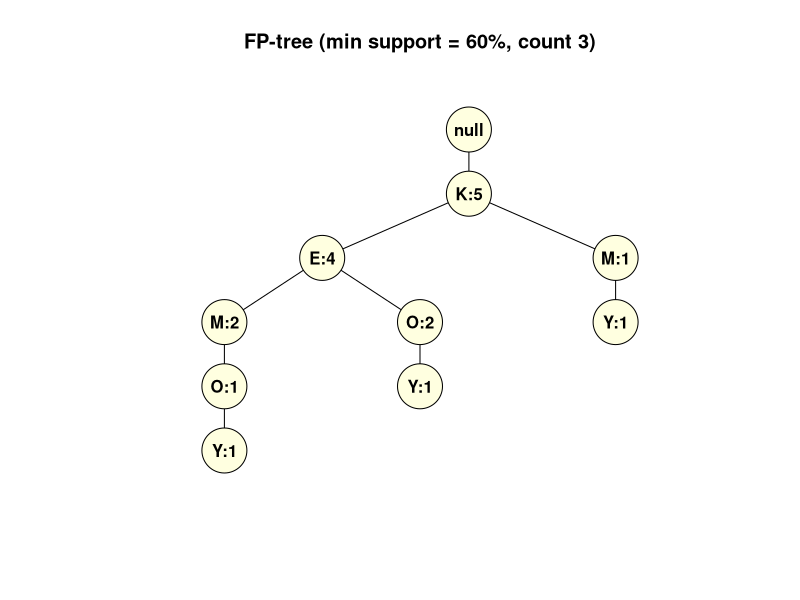

Write R code to recreate this figure.
# ==============================================================================
# Course: CSA1604 - Data Warehousing and Data Mining
# Name: Vino Aldrin E
# Register No: 192511481
# Experiment 42 (FP-tree and metarule): MONKEY Transactions, min support 60%, min confidence 80%
# ==============================================================================
trans <- list(c("M","O","N","K","E","Y"), c("D","O","N","K","E","Y"), c("M","A","K","E"),
              c("M","U","C","K","Y"), c("C","O","K","I","E"))
build_fp <- function(trans, minsup) {
  cnt <- table(unlist(trans))
  cnt <- cnt[cnt >= minsup]
  ord <- names(cnt)[order(-cnt, names(cnt))]
  nodes <- data.frame(item = "null", count = 0, parent = 0)
  for (t in trans) {
    p <- 1
    for (it in ord[ord %in% t]) {
      k <- which(nodes$parent == p & nodes$item == it)
      if (length(k) == 0) {
        nodes <- rbind(nodes, data.frame(item = it, count = 0, parent = p))
        k <- nrow(nodes)
      }
      nodes$count[k] <- nodes$count[k] + 1
      p <- k
    }
  }
  print(cnt[ord])
  nodes
}
draw_fp <- function(nodes, title) {
  nodes$x <- 0; nodes$y <- 0; leaf <- 0
  pos <- function(i, d) {
    kids <- which(nodes$parent == i)
    nodes$y[i] <<- -d
    if (length(kids) == 0) { leaf <<- leaf + 1; nodes$x[i] <<- leaf }
    else { for (k in kids) pos(k, d + 1); nodes$x[i] <<- mean(nodes$x[kids]) }
  }
  pos(1, 0)
  plot(nodes$x, nodes$y, type = "n", axes = FALSE, xlab = "", ylab = "", main = title,
       xlim = range(nodes$x) + c(-0.6, 0.6), ylim = range(nodes$y) + c(-0.5, 0.5))
  for (i in 2:nrow(nodes)) segments(nodes$x[nodes$parent[i]], nodes$y[nodes$parent[i]], nodes$x[i], nodes$y[i])
  points(nodes$x, nodes$y, pch = 21, cex = 6, bg = "lightyellow")
  lab <- ifelse(nodes$item == "null", "null", paste0(nodes$item, ":", nodes$count))
  text(nodes$x, nodes$y, lab, font = 2)
}
nodes <- build_fp(trans, 3)
nodes
# metarule: buys(X,item1) AND buys(X,item2) => buys(X,item3)
sup <- function(s) sum(sapply(trans, function(t) all(s %in% t)))
items <- c("K", "E", "O", "M", "Y")
for (s in combn(items, 3, simplify = FALSE)) {
  if (sup(s) >= 3) {
    for (i in 1:3) {
      lhs <- s[-i]; conf <- sup(s) / sup(lhs)
      cat(lhs[1], "AND", lhs[2], "=>", s[i], " support =", sup(s) / 5 * 100, "%  confidence =",
          round(conf * 100), "%", ifelse(conf >= 0.8, "STRONG", "not strong"), "\n")
    }
  }
}
draw_fp(nodes, "FP-tree (min support = 60%, count 3)")
